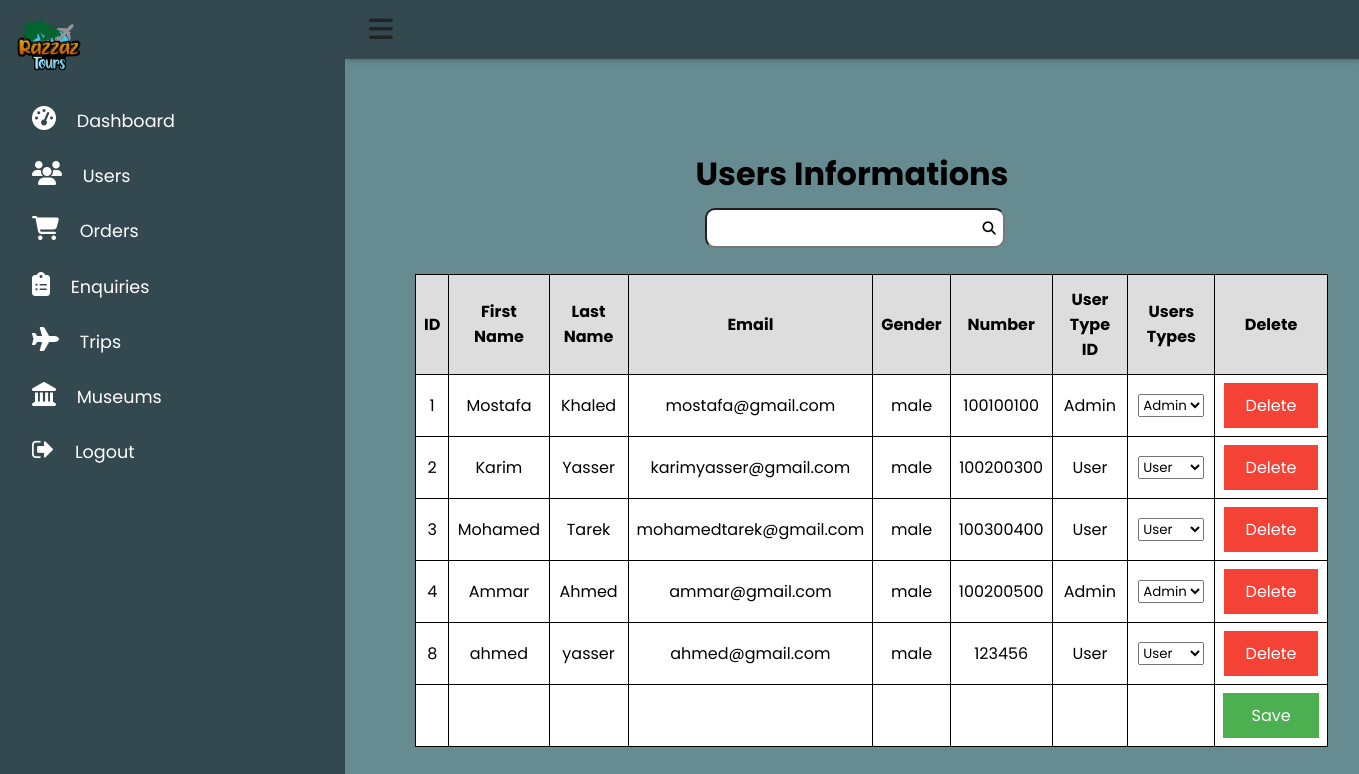
Before: /EditUsersInfoH.php with the older database file.
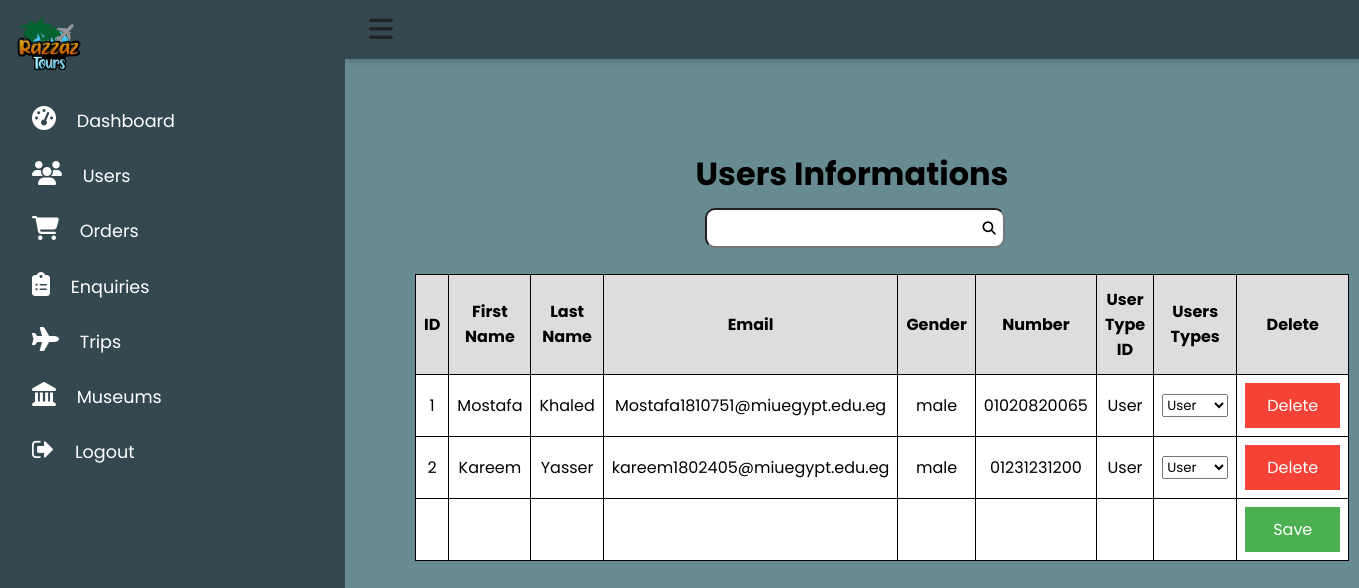
After: the same page with the newer database file.
### tables this page shows
CREATE TABLE `users` (
  `ID` int(11) NOT NULL,
  `First Name` varchar(255) NOT NULL,
  `Last Name` varchar(255) NOT NULL,
  `Email` varchar(255) NOT NULL,
  `Gender` varchar(255) NOT NULL,
  `Number` varchar(255) NOT NULL,
  `Password` varchar(255) NOT NULL,
  `Picture` varchar(55) NOT NULL,
  `User_Type_ID` int(11) NOT NULL DEFAULT 2
);

CREATE TABLE `user_type` (
  `ID` int(11) NOT NULL,
  `type` varchar(255) NOT NULL
);

### EditUsersInfoH.php (the view, shortened to what this page needs)
<?php
include'adminmenu.php';
?>
<!DOCTYPE html>
<html>
<?php
include 'controller/AdminController.php';
?>
<head>
  <?php
  include('DB.php');
   ?>
<div class = "h">
    <h1> Users Informations </h1>
<form method="GET">
<input type = "text" name= "search" class = "text">
    <button class="fas fa-search" style = "margin-left: 20px; margin-left:-45px; width: 50px; height: 50px; background: transparent; border: transparent;" ></button>
<body style = "background: #668B91;">
<table class="mx-auto" id="customers">
    <tr>
      <th scope="col">ID</th>
      <th scope="col">First Name</th>
      <th scope="col">Last Name</th>
      <th scope="col">Email</th>
      <th scope="col">Gender</th>
      <th scope="col">Number</th>
      <th scope="col">User Type ID</th>
      <th scope="col">Users Types </th>
      <th scope="col">Delete </th>
    </tr>
  <tbody>
    <?php
       $query = "SELECT * FROM users";
       $result = mysqli_query($conn,$query);
       $UI = "SELECT * FROM `user_type`";
		while($row = $result -> fetch_array(MYSQLI_ASSOC)) {
        $result2 = mysqli_query($conn,$UI);
		    $id = $row['ID'];
		    $fname = $row['First Name'];
		    $lname = $row['Last Name'];
		    $email = $row['Email'];
		    $gender = $row['Gender'];
        $num = $row['Number'];
		    $UTI = $row['User_Type_ID'];
		    $UIT = "SELECT `type` FROM `user_type` WHERE ID=".$UTI;
        $res = mysqli_query($conn,$UIT);
		?>
	<tr>
		<td><?php echo $id; ?>  <input type="hidden" value="<?php echo $id; ?>"></td>
		<td><?php echo $fname; ?></td>
		<td><?php echo $lname; ?></td>
    <td><?php echo $email; ?></td>
    <td><?php echo $gender; ?></td>
    <td><?php echo $num; ?></td>
    <td><?php $Utype = $res -> fetch_array(MYSQLI_ASSOC); echo $Utype['type']; ?></td>
    <td>
          <select oninput="defineValues(this.value,<?php echo $id; ?>)">
            <?php while($roww = mysqli_fetch_assoc($result2))
              {
                  if($roww['ID'] == $UTI )
                  {
                      echo "<option value='".$roww['ID']."'selected >".$roww['type']."</option>";}
                  else
                  {
                      echo "<option value='".$roww['ID']."'>".$roww['type']."</option>";
                  }
              }
            ?>
          </select>
    </td>
    <td style="width: 80px" > <a href="EditUsersInfoH.php?delete=<?php echo $id;?>"> <button type="button" value="Delete" class="failure"> Delete </button></a></td>
	</tr>
	<?php
    }
    ?>
  <tr>
  <td></td>
  <td></td>
  <td></td>
  <td></td>
  <td></td>
  <td></td>
  <td></td>
  <td></td>
  <td style="width: 80px" > <a id="idTag" href="EditUsersInfoH.php?id=<?php echo $id;?>"><button value="save" type="button" name="Save" class="success"> Save </button></a></td>
  </tr>
</tbody>
</table>
  </form>
</body>
</html>

Changed rows visible on the page:
removed users: ID "3", First Name "Mohamed", Last Name "Tarek", Email "mohamedtarek@gmail.com", Gender "male", Number "100300400", User_Type_ID.type "User"
removed users: ID "4", First Name "Ammar", Last Name "Ahmed", Email "ammar@gmail.com", Gender "male", Number "100200500", User_Type_ID.type "Admin"
removed users: ID "8", First Name "ahmed", Last Name "yasser", Email "ahmed@gmail.com", Gender "male", Number "123456", User_Type_ID.type "User"
changed users "Mostafa": Email "mostafa@gmail.com" → "Mostafa1810751@miuegypt.edu.eg"; Number "100100100" → "01020820065"; User_Type_ID.type "Admin" → "User"; value "Admin" → "User"
changed users "Yasser": First Name "Karim" → "Kareem"; Email "karimyasser@gmail.com" → "kareem1802405@miuegypt.edu.eg"; Number "100200300" → "01231231200"
